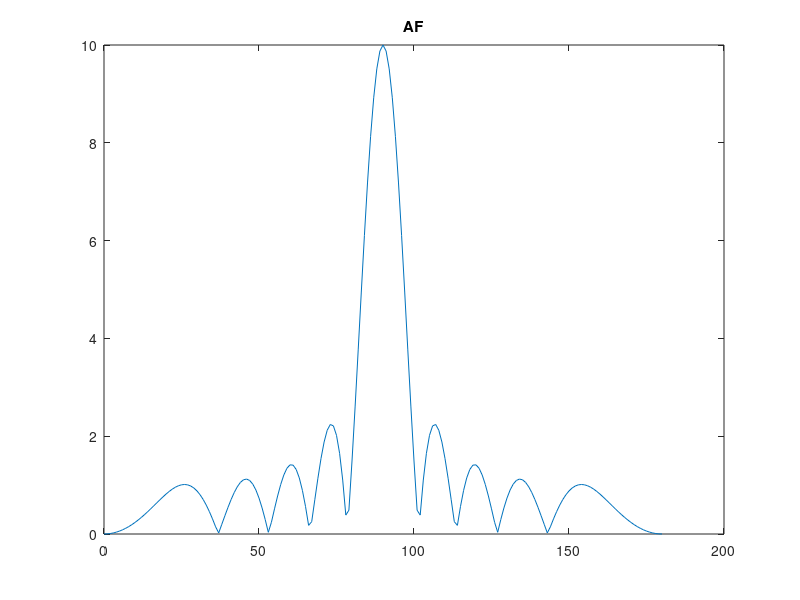
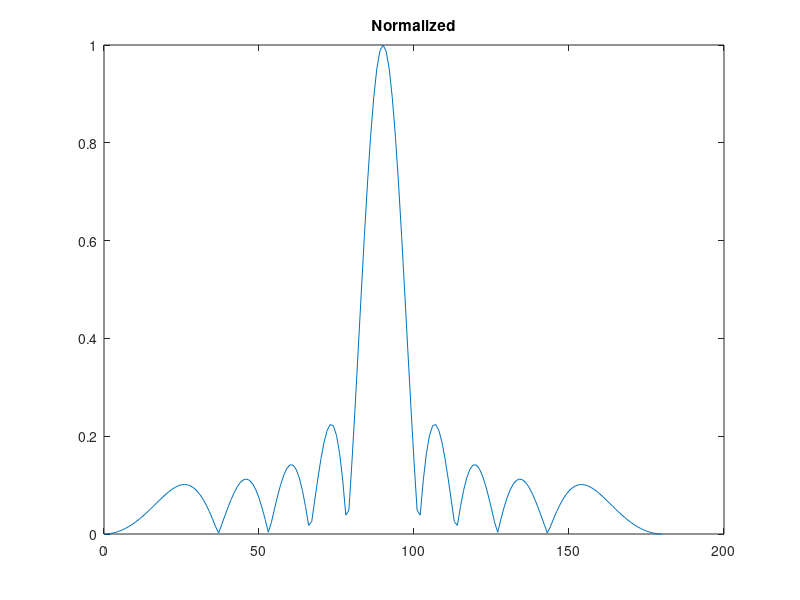
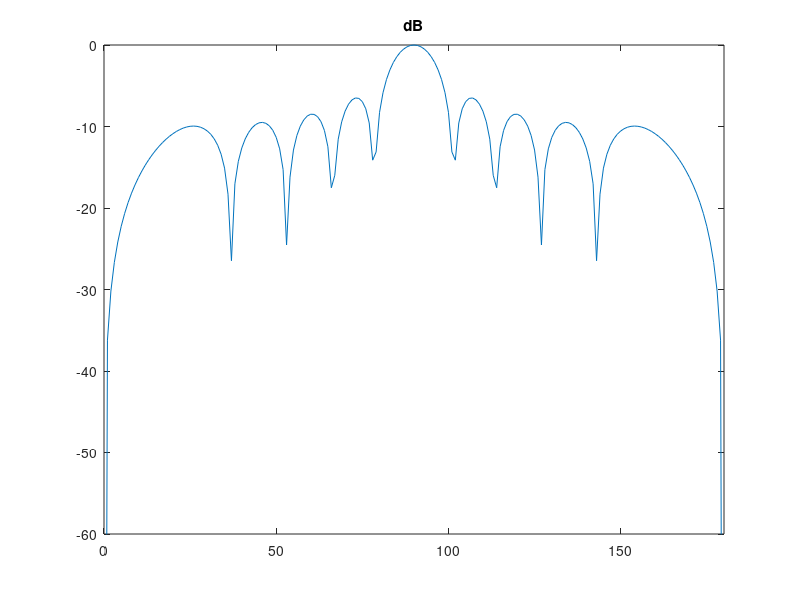

The MATLAB script that drew these images, in order:
% ECE 484 TAKE-HOME PROJECT
% NICOLAS FAJARDO AND JOHN GENTRY

clc
clear

% Define number of elements in the array
N = 10;
if ( mod(N,2) ~= 0 )
    disp('Error. N must be even')
    return;
end

% Define the array spacing
d = 0.5;                    % NOTE: in terms of lambda (ie: 0.5 = lambda/2)

% Define PSI for the array factor calculation
PSI = 2*pi*d;

AF = zeros(1,181);



for theta = 0:1:180;
    for n = 1:N
        AF(1,theta+1) = AF(1,theta+1) + exp(1i*(n-1)*PSI*cosd(theta));
    end
end

theta = 0:1:180;

[AF_max,AF_index] = max(abs(AF));

AF_norm = AF(1,:)./AF_max(1);

figure
plot(0:1:180,abs(AF));
title('AF')

hold on

figure
plot(0:1:180,abs(AF_norm));
title('Normalized')

AF_norm_dB = 10.*log10(abs(AF_norm));

figure
plot(theta,AF_norm_dB);
title('dB')
axis([0 180 -60 0])

hold off
